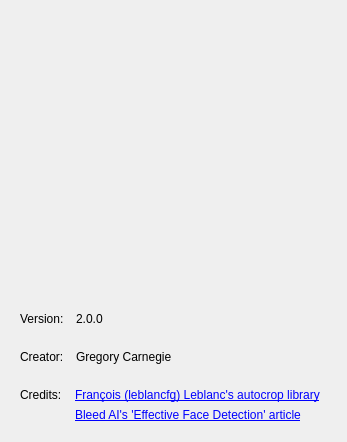
<?xml version="1.0" encoding="UTF-8"?>
<ui version="4.0">
 <class>Dialog</class>
 <widget class="QDialog" name="Dialog">
  <property name="geometry">
   <rect>
    <x>0</x>
    <y>0</y>
    <width>347</width>
    <height>442</height>
   </rect>
  </property>
  <property name="sizePolicy">
   <sizepolicy hsizetype="Fixed" vsizetype="Fixed">
    <horstretch>0</horstretch>
    <verstretch>0</verstretch>
   </sizepolicy>
  </property>
  <property name="minimumSize">
   <size>
    <width>347</width>
    <height>442</height>
   </size>
  </property>
  <property name="maximumSize">
   <size>
    <width>347</width>
    <height>442</height>
   </size>
  </property>
  <property name="windowTitle">
   <string>About Face Cropper</string>
  </property>
  <layout class="QVBoxLayout" name="verticalLayout">
   <item>
    <widget class="QLabel" name="label">
     <property name="enabled">
      <bool>true</bool>
     </property>
     <property name="sizePolicy">
      <sizepolicy hsizetype="Fixed" vsizetype="Fixed">
       <horstretch>0</horstretch>
       <verstretch>0</verstretch>
      </sizepolicy>
     </property>
     <property name="minimumSize">
      <size>
       <width>329</width>
       <height>329</height>
      </size>
     </property>
     <property name="text">
      <string/>
     </property>
     <property name="pixmap">
      <pixmap resource="../resources.qrc">:/logos/logos/logo.png</pixmap>
     </property>
     <property name="scaledContents">
      <bool>true</bool>
     </property>
     <property name="alignment">
      <set>Qt::AlignCenter</set>
     </property>
    </widget>
   </item>
   <item>
    <widget class="QFrame" name="frame">
     <property name="frameShape">
      <enum>QFrame::NoFrame</enum>
     </property>
     <property name="frameShadow">
      <enum>QFrame::Raised</enum>
     </property>
     <property name="lineWidth">
      <number>0</number>
     </property>
     <layout class="QHBoxLayout" name="horizontalLayout">
      <item>
       <widget class="QLabel" name="label_7">
        <property name="minimumSize">
         <size>
          <width>50</width>
          <height>0</height>
         </size>
        </property>
        <property name="maximumSize">
         <size>
          <width>50</width>
          <height>16777215</height>
         </size>
        </property>
        <property name="text">
         <string>Version:</string>
        </property>
        <property name="textFormat">
         <enum>Qt::AutoText</enum>
        </property>
        <property name="alignment">
         <set>Qt::AlignLeading|Qt::AlignLeft|Qt::AlignTop</set>
        </property>
       </widget>
      </item>
      <item>
       <widget class="QLabel" name="label_8">
        <property name="text">
         <string>2.0.0</string>
        </property>
        <property name="alignment">
         <set>Qt::AlignLeading|Qt::AlignLeft|Qt::AlignTop</set>
        </property>
       </widget>
      </item>
     </layout>
    </widget>
   </item>
   <item>
    <widget class="QFrame" name="frame_2">
     <property name="frameShape">
      <enum>QFrame::NoFrame</enum>
     </property>
     <property name="frameShadow">
      <enum>QFrame::Raised</enum>
     </property>
     <property name="lineWidth">
      <number>0</number>
     </property>
     <layout class="QHBoxLayout" name="horizontalLayout_2">
      <item>
       <widget class="QLabel" name="label_4">
        <property name="minimumSize">
         <size>
          <width>50</width>
          <height>0</height>
         </size>
        </property>
        <property name="maximumSize">
         <size>
          <width>50</width>
          <height>16777215</height>
         </size>
        </property>
        <property name="text">
         <string>Creator:</string>
        </property>
        <property name="alignment">
         <set>Qt::AlignLeading|Qt::AlignLeft|Qt::AlignTop</set>
        </property>
       </widget>
      </item>
      <item>
       <widget class="QLabel" name="label_3">
        <property name="text">
         <string>Gregory Carnegie</string>
        </property>
        <property name="alignment">
         <set>Qt::AlignLeading|Qt::AlignLeft|Qt::AlignTop</set>
        </property>
       </widget>
      </item>
     </layout>
    </widget>
   </item>
   <item>
    <widget class="QFrame" name="frame_3">
     <property name="frameShape">
      <enum>QFrame::NoFrame</enum>
     </property>
     <property name="frameShadow">
      <enum>QFrame::Raised</enum>
     </property>
     <property name="lineWidth">
      <number>0</number>
     </property>
     <layout class="QHBoxLayout" name="horizontalLayout_3">
      <property name="spacing">
       <number>0</number>
      </property>
      <property name="leftMargin">
       <number>0</number>
      </property>
      <property name="topMargin">
       <number>0</number>
      </property>
      <property name="bottomMargin">
       <number>0</number>
      </property>
      <item>
       <widget class="QFrame" name="frame_5">
        <property name="minimumSize">
         <size>
          <width>50</width>
          <height>0</height>
         </size>
        </property>
        <property name="maximumSize">
         <size>
          <width>50</width>
          <height>16777215</height>
         </size>
        </property>
        <property name="frameShape">
         <enum>QFrame::NoFrame</enum>
        </property>
        <property name="frameShadow">
         <enum>QFrame::Raised</enum>
        </property>
        <property name="lineWidth">
         <number>0</number>
        </property>
        <layout class="QVBoxLayout" name="verticalLayout_3">
         <property name="rightMargin">
          <number>0</number>
         </property>
         <item>
          <widget class="QLabel" name="label_5">
           <property name="minimumSize">
            <size>
             <width>50</width>
             <height>0</height>
            </size>
           </property>
           <property name="maximumSize">
            <size>
             <width>50</width>
             <height>16777215</height>
            </size>
           </property>
           <property name="lineWidth">
            <number>0</number>
           </property>
           <property name="text">
            <string>Credits:</string>
           </property>
          </widget>
         </item>
         <item>
          <widget class="QLabel" name="label_9">
           <property name="minimumSize">
            <size>
             <width>50</width>
             <height>0</height>
            </size>
           </property>
           <property name="maximumSize">
            <size>
             <width>50</width>
             <height>16777215</height>
            </size>
           </property>
           <property name="lineWidth">
            <number>0</number>
           </property>
           <property name="text">
            <string/>
           </property>
          </widget>
         </item>
        </layout>
       </widget>
      </item>
      <item>
       <widget class="QFrame" name="frame_4">
        <property name="frameShape">
         <enum>QFrame::NoFrame</enum>
        </property>
        <property name="frameShadow">
         <enum>QFrame::Raised</enum>
        </property>
        <property name="lineWidth">
         <number>0</number>
        </property>
        <layout class="QVBoxLayout" name="verticalLayout_2">
         <property name="leftMargin">
          <number>14</number>
         </property>
         <property name="rightMargin">
          <number>0</number>
         </property>
         <item>
          <widget class="QLabel" name="label_6">
           <property name="styleSheet">
            <string notr="true"/>
           </property>
           <property name="lineWidth">
            <number>0</number>
           </property>
           <property name="text">
            <string>&lt;a href=&quot;https://leblancfg.com/autocrop/&quot;&gt;François (leblancfg) Leblanc's autocrop library&lt;/a&gt;</string>
           </property>
           <property name="openExternalLinks">
            <bool>true</bool>
           </property>
          </widget>
         </item>
         <item>
          <widget class="QLabel" name="label_2">
           <property name="lineWidth">
            <number>0</number>
           </property>
           <property name="text">
            <string>&lt;a href=&quot;https://bleedai.com/5-easy-effective-face-detection-algorithms-in-python/&quot;&gt;Bleed AI's 'Effective Face Detection' article&lt;/a&gt;</string>
           </property>
           <property name="alignment">
            <set>Qt::AlignLeading|Qt::AlignLeft|Qt::AlignVCenter</set>
           </property>
           <property name="openExternalLinks">
            <bool>true</bool>
           </property>
          </widget>
         </item>
        </layout>
       </widget>
      </item>
     </layout>
    </widget>
   </item>
  </layout>
 </widget>
 <resources>
  <include location="../resources.qrc"/>
 </resources>
 <connections/>
</ui>
